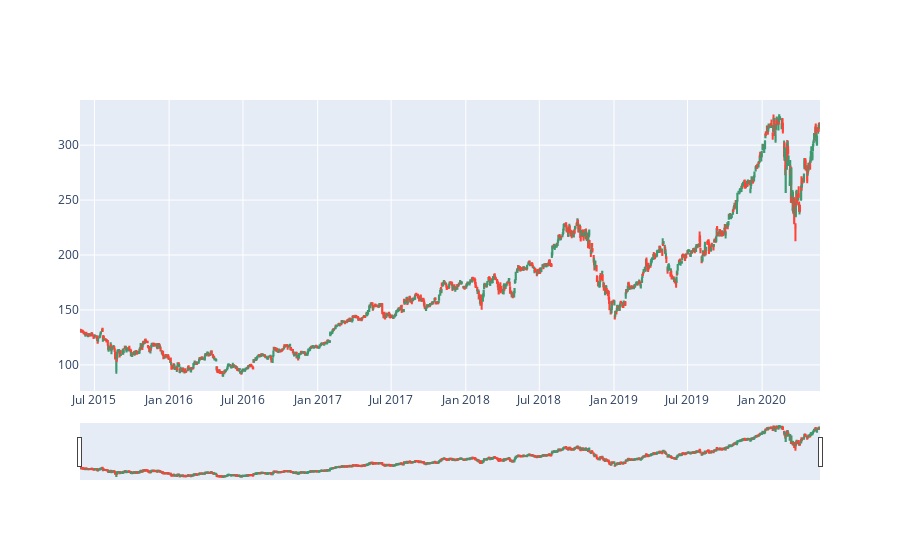

This figure's notebook cell:
### Code cell
fig = go.Figure(data=go.Candlestick(x=data['date'],
                                    open = data['open'],
                                    high=data['high'],
                                    low=data['low'],
                                    close=data['close']))
fig.show()

### Figure 1 — Plotly figure (JSON) as saved in the notebook; plotly's stock layout.template omitted (floating-point values rounded to 4 significant figures; data arrays with more than 128 entries replaced by an {"elided": "..."} marker saying what was removed)
{"data": [{"close": {"elided": "1258 float values"}, "high": {"elided": "1258 float values"}, "low": {"elided": "1258 float values"}, "open": {"elided": "1258 float values"}, "type": "candlestick", "x": {"elided": "1258 str values"}}], "layout": {}}
